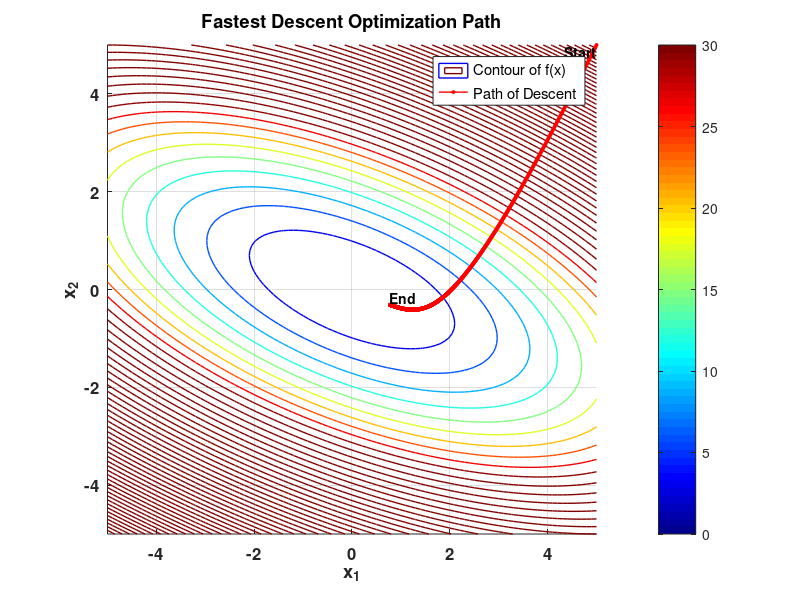

Write MATLAB code to recreate this figure.
% Define the objective function
f = @(x) x(1)^2 + 3*x(2)^2 + 2*x(1)*x(2);  % Example: f(x) = x1^2 + 3*x2^2 + 2*x1*x2

% Define the gradient of the objective function
grad_f = @(x) [2*x(1) + 2*x(2); 6*x(2) + 2*x(1)];

% Initialize parameters
x = [5; 5];  % Starting point
tol = 1e-6;  % Tolerance for stopping
max_iter = 1000;  % Maximum number of iterations
alpha = 1e-3;  % Initial step size

% To store the path
path = x';

% Fastest Descent Loop
for iter = 1:max_iter
    grad = grad_f(x);  % Calculate the gradient at current x
    grad_norm = norm(grad);  % Norm of the gradient for convergence check

    % Check for convergence
    if grad_norm < tol
        fprintf('Converged in %d iterations\n', iter);
        break;
    end
    
    % Line search for step size (simple backtracking)
    step_size = alpha;
    while f(x - step_size * grad) > f(x) - 0.5 * step_size * grad_norm^2
        step_size = step_size * 0.5;
    end
    
    % Update rule for x
    x = x - step_size * grad;
    path = [path; x'];  % Store the updated point in the path
end

% Final output
fprintf('Optimal point: (%.4f, %.4f)\n', x(1), x(2));
fprintf('Objective function value at optimal point: %.4f\n', f(x));

% Visualization
figure;
hold on;

% Define the grid for contour plot
[X, Y] = meshgrid(-5:0.1:5, -5:0.1:5);
Z = arrayfun(@(x, y) f([x; y]), X, Y);

% Plot the contour of the function
contour(X, Y, Z, 50, 'LineWidth', 1);
colormap(jet);
colorbar;
caxis([0, 30]);
title('Fastest Descent Optimization Path');
xlabel('x_1');
ylabel('x_2');

% Plot the path of descent
plot(path(:,1), path(:,2), 'ro-', 'LineWidth', 1, 'MarkerSize', 2, 'MarkerFaceColor', 'r');
text(path(1,1), path(1,2), 'Start', 'VerticalAlignment', 'top', 'HorizontalAlignment', 'right', 'FontSize', 10, 'FontWeight', 'bold');
text(path(end,1), path(end,2), 'End', 'VerticalAlignment', 'bottom', 'HorizontalAlignment', 'left', 'FontSize', 10, 'FontWeight', 'bold');

% Formatting the plot
grid on;
axis equal;
legend({'Contour of f(x)', 'Path of Descent'}, 'Location', 'best');
set(gca, 'FontSize', 12, 'FontWeight', 'bold');

hold off;
